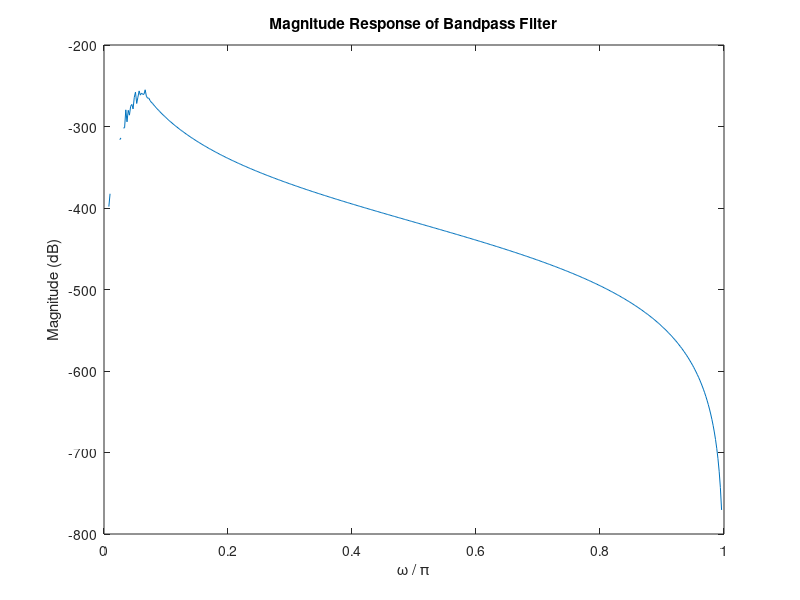

The MATLAB script that drew this image:
%parameters needed for bandpass butter function
Omega_passband_start = 5*pi/24;
Omega_passband_end = 11*pi/24;
Fs = 1000; % Sampling frequency (not specified in problem)
v = [Omega_passband_start/(Fs/2), Omega_passband_end/(Fs/2)]

% Eighth-order digital bandpass filter
[b_bandpass, a_bandpass] = butter(8, v, 'bandpass');
figure;
zplane(b_bandpass, a_bandpass);
title('Poles and Zeros of Bandpass Filter');

[h,w] = freqz(b_bandpass,a_bandpass);
dB = mag2db(abs(h)); %dB = 20 log10(|h|).
plot(w/pi,dB)
xlabel('\omega / \pi')
ylabel('Magnitude (dB)')
title('Magnitude Response of Bandpass Filter');